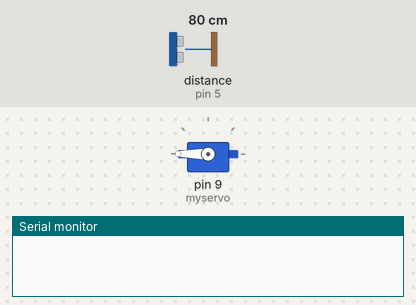
A sketch run on a simulated Arduino Uno, built with avr-gcc and run on an emulated ATmega328P. Parts: servo, the last lines printed to the serial monitor. Wiring (inferred from the names in the program): ultrasonic range finder: trigger pin 3; echo pin 5. The inputs (shaded band) are chosen by the test bench; at power-on: distance to the obstacle (sensor on pin 5) 80 cm. The echo pulse lasts 58.3 µs per cm.

Above: at 1.2 s.
1.3 s: distance to the obstacle (sensor on pin 5) set to 33 cm
4.0 s: distance to the obstacle (sensor on pin 5) set to 27 cm
At 6.3 s:
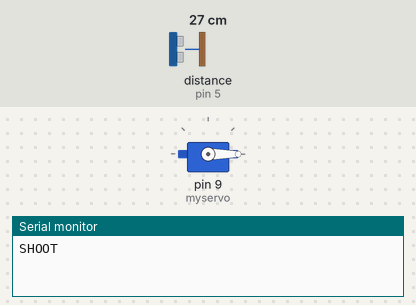
Timing chart, 0 to 13.0 s (numbered marks = the images above; inputs shaded):
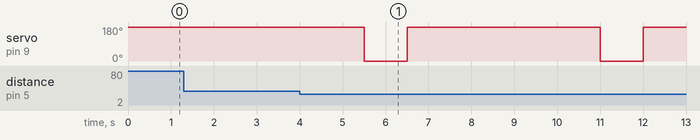

Measured:
- the behaviour switches between 31 and 30 cm on distance to the obstacle (sensor on pin 5) (found by bisection; images 0 and 1)
- after the input at 1.3 s, every drawn part: stays the same
- after the input at 4.0 s, servo on pin 9 (myservo): alternates 180° for 4.5 s and 0° for 1.0 s, starting after 1.5 s

The sketch:

code.ino
```cpp
// Automatic Canon Gun
// developer : Kunal Kaushik

#include <Servo.h>
char i;
const int trigPin = 3;
const int echoPin = 5;
long duration;
int distance;
Servo myservo;

void setup() {
  pinMode(trigPin, OUTPUT);
  pinMode(echoPin, INPUT);
  myservo.attach(9);
  myservo.write(180);
  Serial.begin(9600);
}

void loop()
{
  digitalWrite(trigPin, LOW);
  delayMicroseconds(2);
  digitalWrite(trigPin, HIGH);
  delayMicroseconds(10);
  digitalWrite(trigPin, LOW);
  duration = pulseIn(echoPin, HIGH);
  distance= duration*0.034/2;

  if (distance < 30)
  {
    delay(500);
    shoot();
    delay(2000);
  }
}

void shoot()
{
  Serial.println("SHOOT");
  delay(1000);
  myservo.write(0);
  delay(1000);
  myservo.write(180);
  delay(1000);
}
```
